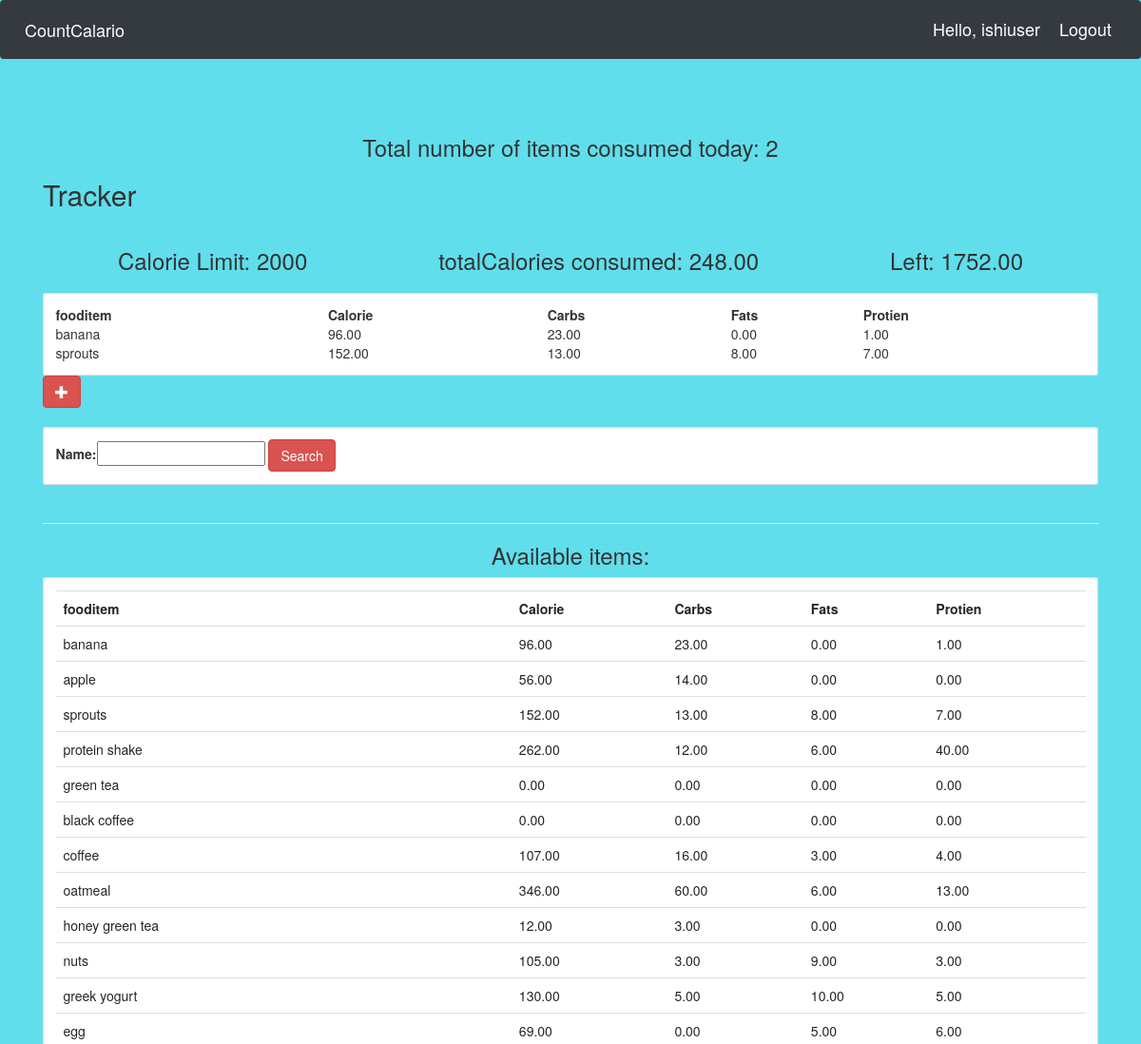
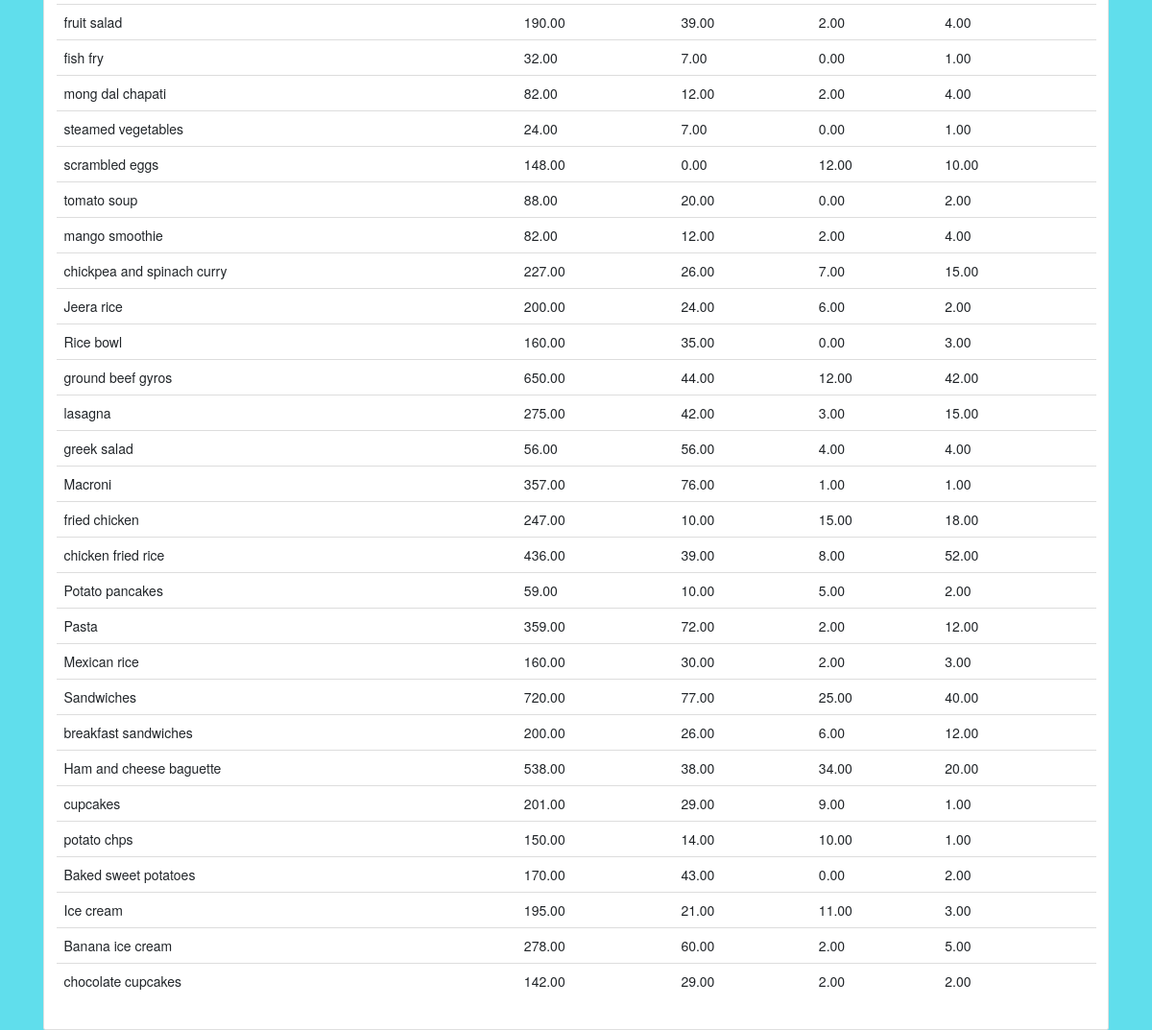
Page /user/ (signed in) on the committed database (2 pictures, top to bottom).
### Fityfeed/models.py (models this page shows, shortened)
class Fooditem(models.Model):
    name = models.CharField(max_length=200)
    category = models.ManyToManyField(Category)
    carbohydrate = models.DecimalField(max_digits=5,decimal_places=2,default=0)
    fats = models.DecimalField(max_digits=5,decimal_places=2,default=0)
    protein = models.DecimalField(max_digits=5,decimal_places=2,default=0)
    calorie=models.DecimalField(max_digits=5,decimal_places=2,default=0,blank=True)
    quantity = models.IntegerField(default=1,null=True,blank=True)

### Fityfeed/views.py (the view)
# urls.py: path('user/',views.userPage,name='userPage'), #userPage
def userPage(request):
    user=request.user
    cust=user.customer
    fooditems=Fooditem.objects.filter()
    myfilter = fooditemFilter(request.GET,queryset=fooditems)
    fooditems=myfilter.qs
    total=UserFooditem.objects.all()
    myfooditems=total.filter(customer=cust)
    cnt=myfooditems.count()
    querysetFood=[]
    for food in myfooditems:
        querysetFood.append(food.fooditem.all())
    finalFoodItems=[]
    for items in querysetFood:
        for food_items in items:
            finalFoodItems.append(food_items)
    totalCalories=0
    for foods in finalFoodItems:
        totalCalories+=foods.calorie
    CalorieLeft=2000-totalCalories
    context={'CalorieLeft':CalorieLeft,'totalCalories':totalCalories,'cnt':cnt,'foodlist':finalFoodItems,'fooditem':fooditems,'myfilter':myfilter}
    return render(request,'user.html',context)

### Fityfeed/templates/user.html (shortened to what this page needs)
{% extends 'main.html' %}
{% block content %}
<head> <link rel="stylesheet" href="https://maxcdn.bootstrapcdn.com/bootstrap/3.3.7/css/bootstrap.min.css"></head>
<h3>Total number of items consumed today: {{cnt}}</h3>
<div class="today"><p class="text-info">
	<h2>Tracker</h2>
	<div class="flex-box-row">
		<h3>Calorie Limit: 2000</h3>
		<h3>totalCalories consumed: {{totalCalories}}</h3>
		<h3>Left: {{ CalorieLeft }}</h3>
	</div>
    <div class="card card-body">
        <table>
            <tr>
                <th>fooditem</th>
                <th>Calorie</th>
                <th>Carbs</th>
                <th>Fats</th>
                <th>Protien</th>
            </tr>
            {% for food in foodlist %}
            <tr>
                <td>{{food.name}}</td>
                <td> {{food.calorie}}</td>
                <td> {{food.carbohydrate}}</td>
                <td> {{food.fats}}</td>
				<td> {{food.protein}}</td>
			</tr>
            {% endfor %}
        </table>
	</div>
	<form action="{% url 'addFooditem' %}" method="POST">
		<button type="submit" class="btn btn-danger">
			<span class="glyphicon glyphicon-plus"></span>
		</button>
	</form>
</div>
<br>
<div class="row">
	<div class="col">
		<div class="card card-body">
			<form method="get">
				{{myfilter.form}}
		    <button class="btn btn-danger" type="submit">Search</button>
		  </form>
		</div>
	</div>
</div>
<br>
<hr>
<h3>Available items:</h3>
<div class="row">
	<div class="col-md">
		<div class="card card-body">
			<table class="table table-sm">
				<tr>
					<th>fooditem</th>
					<th>Calorie</th>
					<th>Carbs</th>
					<th>Fats</th>
					<th>Protien</th>
				</tr>
				{% for food in fooditem %}
				<tr>
					<td>{{food.name}}</td>
					<td> {{food.calorie}}</td>
					<td> {{food.carbohydrate}}</td>
                    <td> {{food.fats}}</td>
                    <td> {{food.protein}}</td>
					</tr>
				{% endfor %}
			</table>
		</div>
	</div>
</div>
{% endblock %}

### Fityfeed/templates/navbar.html (shortened to what this page needs)
{% load static%}
<nav class="navbar navbar-expand-lg navbar-dark bg-dark">
    <a class="navbar-brand" href="{% url 'home' %}">CountCalario</a>
    <span class="hello-msg">Hello, {{request.user}}</span>
    <span ><a  class="hello-msg" href="{% url 'logout' %}">Logout</a></span>
  </nav>

### static/css/main.css (style rules this page uses)
.flex-box-row { display:flex; padding : 10px; flex-wrap: wrap; justify-content: space-around; }
body, html { margin: 0; padding: 0; height: 100%; background-color: rgb(225, 193, 249); }
h3 { text-align: center; font-weight: 30px; }

### Fityfeed/templates/navbar.html (style rules this page uses)
.hello-msg { font-size: 18px; color: #fff; margin-right: 20px; }

### Fityfeed/templates/main.html (style rules this page uses)
html,body { background-color:rgb(96, 222, 236); }
.flex-box-row , .card card-body ,.table table-sm { display:flex; padding : 10px; flex-wrap: wrap; justify-content: space-around; background-color:rgb(96, 222, 236); }

### Fityfeed/templates/user.html (style rules this page uses)
html,body { background-color:rgb(96, 222, 236); }

### rows in the picture
Fooditem: name "banana", calorie "96.00", carbohydrate "23.00", fats "0.00", protein "1.00"
Fooditem: name "sprouts", calorie "152.00", carbohydrate "13.00", fats "8.00", protein "7.00"
Fooditem: name "apple", calorie "56.00", carbohydrate "14.00", fats "0.00", protein "0.00"
Fooditem: name "protein shake", calorie "262.00", carbohydrate "12.00", fats "6.00", protein "40.00"
Fooditem: name "green tea", calorie "0.00", carbohydrate "0.00", fats "0.00", protein "0.00"
Fooditem: name "black coffee", calorie "0.00", carbohydrate "0.00", fats "0.00", protein "0.00"
Fooditem: name "coffee", calorie "107.00", carbohydrate "16.00", fats "3.00", protein "4.00"
Fooditem: name "oatmeal", calorie "346.00", carbohydrate "60.00", fats "6.00", protein "13.00"
Fooditem: name "honey green tea", calorie "12.00", carbohydrate "3.00", fats "0.00", protein "0.00"
Fooditem: name "nuts", calorie "105.00", carbohydrate "3.00", fats "9.00", protein "3.00"
Fooditem: name "greek yogurt", calorie "130.00", carbohydrate "5.00", fats "10.00", protein "5.00"
Fooditem: name "egg", calorie "69.00", carbohydrate "0.00", fats "5.00", protein "6.00"
Fooditem: name "fruit salad", calorie "190.00", carbohydrate "39.00", fats "2.00", protein "4.00"
Fooditem: name "fish fry", calorie "32.00", carbohydrate "7.00", fats "0.00", protein "1.00"
Fooditem: name "mong dal chapati", calorie "82.00", carbohydrate "12.00", fats "2.00", protein "4.00"
Fooditem: name "steamed vegetables", calorie "24.00", carbohydrate "7.00", fats "0.00", protein "1.00"
Fooditem: name "scrambled eggs", calorie "148.00", carbohydrate "0.00", fats "12.00", protein "10.00"
Fooditem: name "tomato soup", calorie "88.00", carbohydrate "20.00", fats "0.00", protein "2.00"
Fooditem: name "mango smoothie", calorie "82.00", carbohydrate "12.00", fats "2.00", protein "4.00"
Fooditem: name "chickpea and spinach curry", calorie "227.00", carbohydrate "26.00", fats "7.00", protein "15.00"
Fooditem: name "Jeera rice", calorie "200.00", carbohydrate "24.00", fats "6.00", protein "2.00"
Fooditem: name "Rice bowl", calorie "160.00", carbohydrate "35.00", fats "0.00", protein "3.00"
Fooditem: name "ground beef gyros", calorie "650.00", carbohydrate "44.00", fats "12.00", protein "42.00"
Fooditem: name "lasagna", calorie "275.00", carbohydrate "42.00", fats "3.00", protein "15.00"
Fooditem: name "greek salad", calorie "56.00", carbohydrate "56.00", fats "4.00", protein "4.00"
Fooditem: name "Macroni", calorie "357.00", carbohydrate "76.00", fats "1.00", protein "1.00"
Fooditem: name "fried chicken", calorie "247.00", carbohydrate "10.00", fats "15.00", protein "18.00"
Fooditem: name "chicken fried rice", calorie "436.00", carbohydrate "39.00", fats "8.00", protein "52.00"
Fooditem: name "Potato pancakes", calorie "59.00", carbohydrate "10.00", fats "5.00", protein "2.00"
Fooditem: name "Pasta", calorie "359.00", carbohydrate "72.00", fats "2.00", protein "12.00"
Fooditem: name "Mexican rice", calorie "160.00", carbohydrate "30.00", fats "2.00", protein "3.00"
Fooditem: name "Sandwiches", calorie "720.00", carbohydrate "77.00", fats "25.00", protein "40.00"
Fooditem: name "breakfast sandwiches", calorie "200.00", carbohydrate "26.00", fats "6.00", protein "12.00"
Fooditem: name "Ham and cheese baguette", calorie "538.00", carbohydrate "38.00", fats "34.00", protein "20.00"
Fooditem: name "cupcakes", calorie "201.00", carbohydrate "29.00", fats "9.00", protein "1.00"
Fooditem: name "potato chps", calorie "150.00", carbohydrate "14.00", fats "10.00", protein "1.00"
Fooditem: name "Baked sweet potatoes", calorie "170.00", carbohydrate "43.00", fats "0.00", protein "2.00"
Fooditem: name "Ice cream", calorie "195.00", carbohydrate "21.00", fats "11.00", protein "3.00"
Fooditem: name "Banana ice cream", calorie "278.00", carbohydrate "60.00", fats "2.00", protein "5.00"
Fooditem: name "chocolate cupcakes", calorie "142.00", carbohydrate "29.00", fats "2.00", protein "2.00"

### other values in the picture
{{ request.user }} "ishiuser"
{{ cnt }} "2"
{{ totalCalories }} "248.00"
{{ CalorieLeft }} "1752.00"
